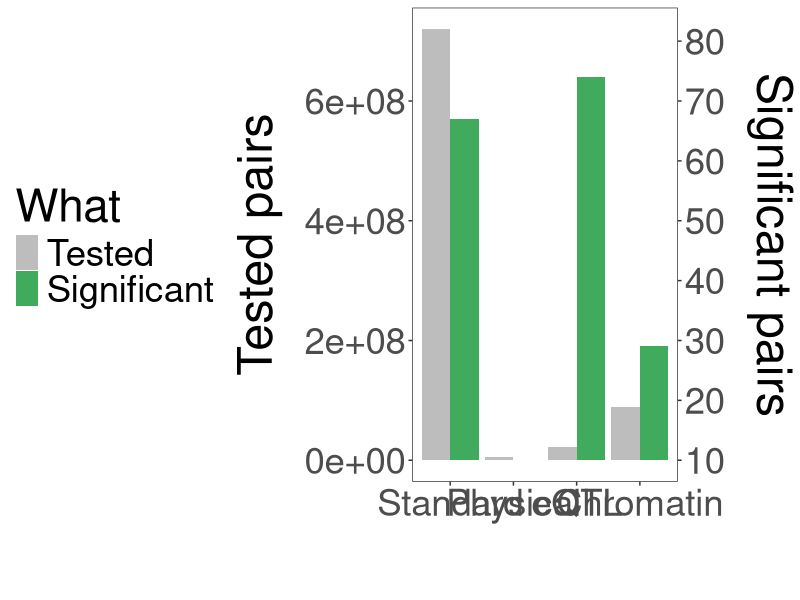
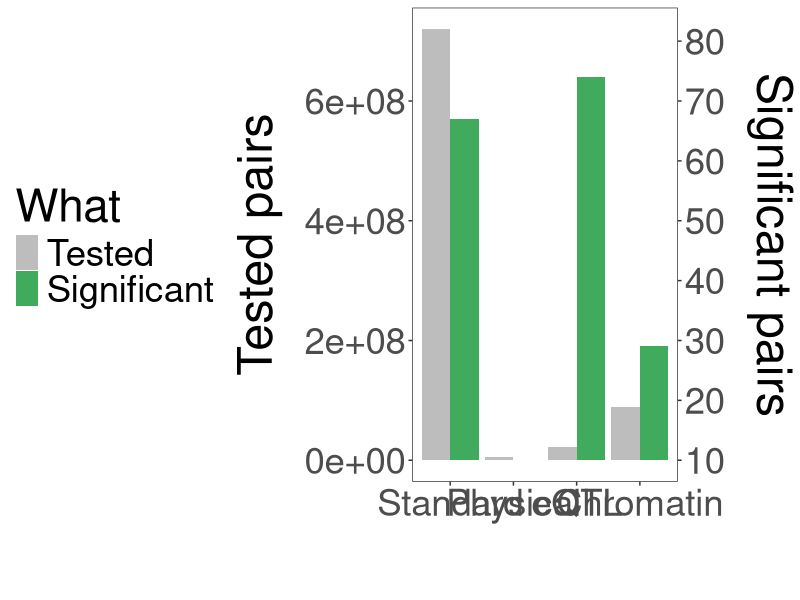

Generate these figures, in order, with R:
library(tidyverse)

theme_transparent <- theme(panel.background = element_rect(fill = "transparent"), # bg of the panel
                           plot.background = element_rect(fill = "transparent", color = NA), # bg of the plot
                           panel.grid.major = element_blank(), # get rid of major grid
                           panel.grid.minor = element_blank(), # get rid of minor grid
                           legend.background = element_rect(fill = "transparent", color = NA), # get rid of legend bg
                           legend.box.background = element_rect(fill = "transparent", color = NA), # get rid of legend panel bg
                           strip.background = element_rect(fill="transparent", color = NA)
)

scientific_10 <- function(x) {
  parse(text=gsub("e", " %*% 10^", scales::scientific_format()(x)))
}

tibble(method = factor(c('Standard','Physical','Chromatin','eQTL'), levels = c('Standard','Physical','eQTL','Chromatin')),
       Tested = c(7.2e+08, 4.6e+06, 8.9e+07, 2.2e+07),
       Significant = 1e7 * c(57, NA, 19, 64)) %>%
  gather(key = 'what', value ='num', -method) %>%
  mutate(what = factor(what, levels = c('Tested', 'Significant'))) %>%
  ggplot(aes(x = method, y = num, fill = what)) +
    geom_bar(stat = 'identity', position = 'dodge') +
    scale_y_continuous(sec.axis = sec_axis(~ ./1e7 + 10, breaks = seq(0, 90, 10),
                                      name = "Significant pairs")) +
    labs(x = '', y = 'Tested pairs', fill = 'What') +
    scale_fill_manual(values = c('Tested' = '#bdbdbd', 'Significant' = '#41ab5d')) +
    theme_bw() +
    theme(legend.position = 'left',
          text = element_text(size = 33),
          axis.title.y.left = element_text(size = 35, margin = margin(r = 15)),
          axis.title.y.right = element_text(size = 35, margin = margin(l = 15)),
          axis.title.x = element_text(size = 35, margin = margin(t = 15))) +
    theme_transparent

ggsave('slides/figs/num_tests.pdf', width=15, height=6.5, bg = "transparent")
